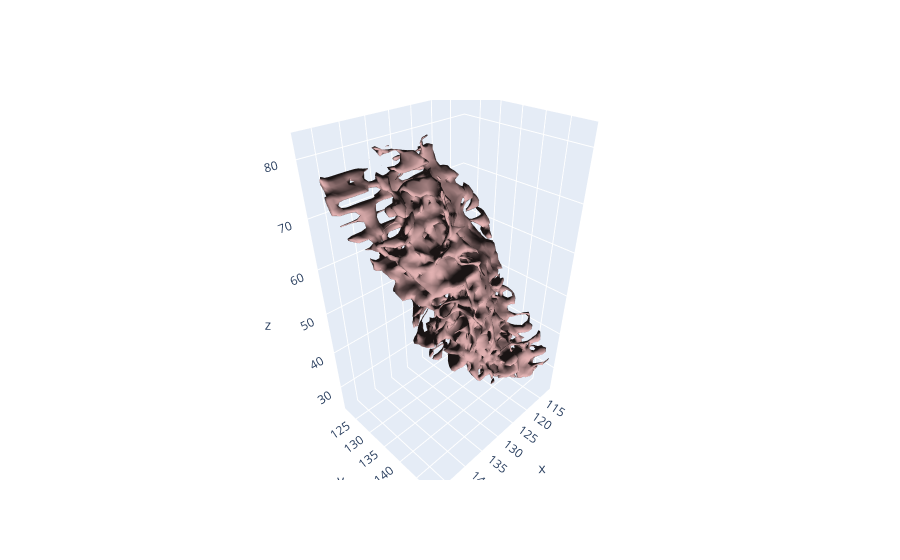

Notebook source saved alongside this figure:
### Code cell
temp_dir = tempfile.mkdtemp()
mask_filename = f"{temp_dir}/mask.nii.gz"
aims.write(vol_mask, mask_filename)
bucket_filename = f"{temp_dir}/mask.bck"
cmd = f"AimsFileConvert -c Bucket -t VOID -e 1 -i {mask_filename} -o {bucket_filename}"
os.system(cmd)

# Displays bucket file
bucket, bucket_raw, dxyz, rot, tr = ma.load_bucket(bucket_filename)
m = cld.buket_to_mesh(bucket)
cld.draw(m)

### Figure 1 — Plotly figure (JSON) as saved in the notebook; plotly's stock layout.template omitted (floating-point values rounded to 4 significant figures; data arrays with more than 128 entries replaced by an {"elided": "..."} marker saying what was removed)
{"data": [{"color": "rgb(255,200,200)", "i": {"elided": "20122 int values"}, "j": {"elided": "20122 int values"}, "k": {"elided": "20122 int values"}, "lighting": {"ambient": 0.1}, "lightposition": {"x": 0, "y": 0, "z": 0}, "name": "trace 0", "opacity": 1, "type": "mesh3d", "x": {"elided": "9895 float values"}, "y": {"elided": "9895 float values"}, "z": {"elided": "9895 float values"}}], "layout": {"legend": {"itemsizing": "constant"}}}
